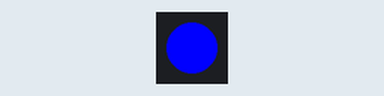
The program below on a simulated CircuitPython board. On the bench: 1 RGB LEDs in strip order, left to right. USB keyboard and mouse output is not drawn; what the program prints to the serial console is not drawn.

Above: at 15.0 s.
At 30.5 s:
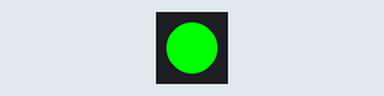
Timing chart, 0 to 40.3 s (numbered marks = the images above):
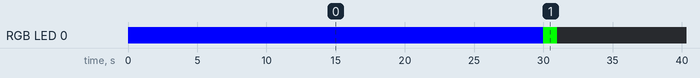

Measured:
- by itself, RGB LED 0: repeats every 31.0 s: RGB(0, 255, 0) 1.0 s, off 30.0 s

The program:

code.py
```python
import board
import digitalio
import neopixel
import time
import usb_hid
from adafruit_hid.mouse import Mouse

mouse = Mouse(usb_hid.devices)
pixel = neopixel.NeoPixel(board.NEOPIXEL, 1)
button = digitalio.DigitalInOut(board.BUTTON)
button.switch_to_input(pull=digitalio.Pull.UP)
pixel.fill((0, 0, 255)) #Set pixel blue

while True:

    # if not button.value:
    #     print("Button press")
    #     pixel.fill((255, 0, 0)) #Set pixel red
    # else:
    #     print("Button release")
    #     pixel.fill((0, 0, 0)) #Set pixel off

    print("Mouse")
    mouse.move(x=1)
    mouse.move(x=-1)
    time.sleep(30)
    pixel.fill((0, 255, 0)) #Set pixel green
    time.sleep(1)
    pixel.fill((0, 0, 0)) #Set pixel off
```
